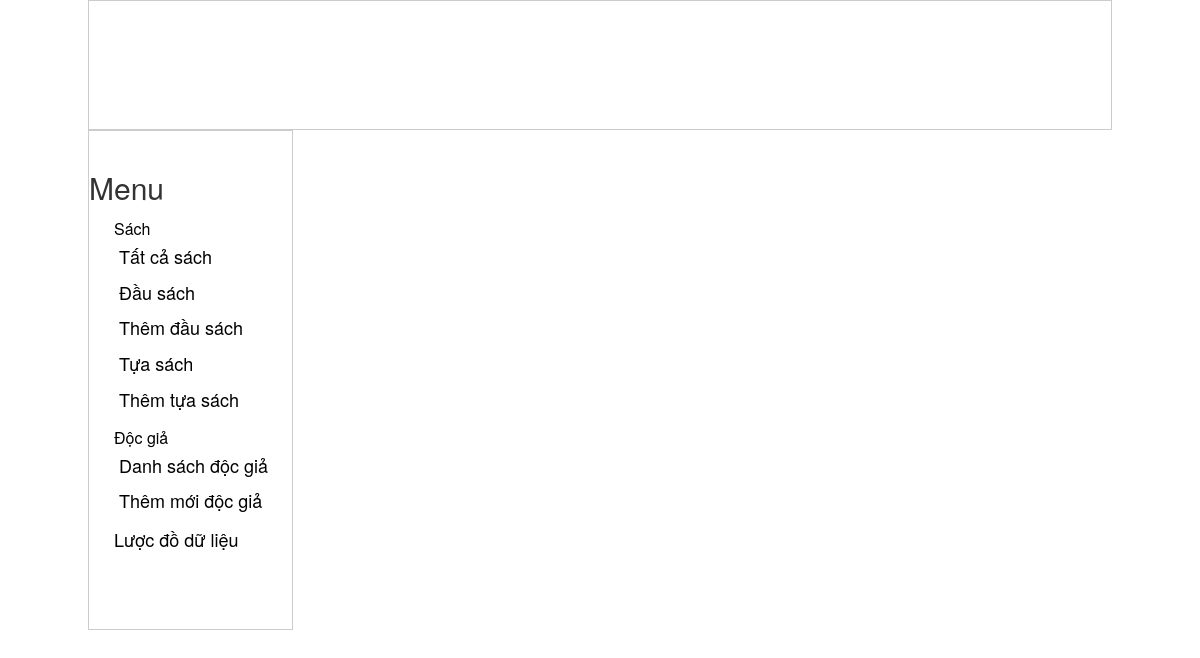
/index.php?act=list_sach, run on an earlier commit of the app's database.
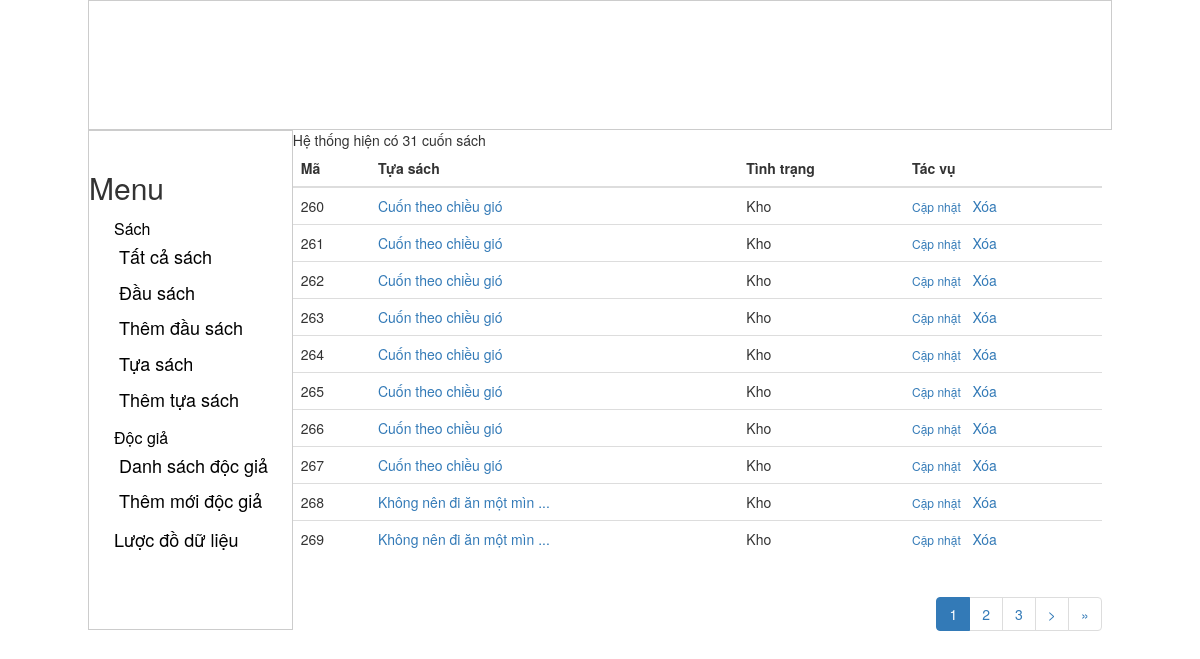
And on a later commit of the database.
### tables this page shows
CREATE TABLE `cuonsach` (
  `isbn` int(11) DEFAULT NULL,
  `ma_cuonsach` int(11) NOT NULL,
  `tinhtrang` varchar(255) NOT NULL
);

CREATE TABLE `dausach` (
  `isbn` int(11) UNSIGNED NOT NULL,
  `ma_tuasach` int(11) NOT NULL,
  `ngonngu` varchar(15) NOT NULL,
  `bia` varchar(255) NOT NULL,
  `trangthai` varchar(1) NOT NULL
);

CREATE TABLE `tuasach` (
  `ma_tuasach` int(11) UNSIGNED NOT NULL,
  `tuasach` varchar(255) NOT NULL,
  `tacgia` varchar(255) NOT NULL,
  `tomtat` text NOT NULL
);

### inc/class_books.php (called while the page is built, shortened)
<?php
Class CuonSach{
	public static function list_books($select_all = 0, $posts_per_age = 10, $current_page = 1) {
		global $conn;
		if($select_all){
			$sql ="SELECT * FROM cuonsach";
			$result = $conn->query($sql);
			if ($result->num_rows > 0) {
				return $result;
			}
			return 0;
		} else {
			$offset = $posts_per_age * ($current_page - 1);
			$sql ="SELECT * FROM cuonsach LIMIT {$posts_per_age} OFFSET {$offset}";
			$result = $conn->query($sql);
			if ($result->num_rows > 0) {
				return $result;
			}
			return 0;
		}
	}
}

### inc/class_dau_sach.php (called while the page is built, shortened)
<?php
Class DauSach{
	protected $conn;
	static $instance;
	function __construct() {
		global $conn;
		$this->conn 	= $conn;
		$this->table 	= 'dausach';
	}
	static function getInstance(){
        if(self::$instance !== null){
            return self::$instance;
        }
        self::$instance = new DauSach();
        return self::$instance;
    }
	function getMaTuaSachByISBN($isbn){
		$sql 	= "SELECT ma_tuasach FROM $this->table WHERE isbn = {$isbn}";
		$result = $this->conn->query($sql);
		if ( $result->num_rows > 0 ) {
			while( $row = $result->fetch_assoc() ) {
				return $row['ma_tuasach'];
			}
		}
		return 0;
	}
	function getTuaSachByISBN($isbn){
		$ma_tuasach = $this->getMaTuaSachByISBN($isbn);
		$tuasach 	=  TuaSach::getInstance();
		return $tuasach->getTitleTuaSach($ma_tuasach);
	}
}

### inc/class_tua_sach.php (called while the page is built, shortened)
<?php
Class TuaSach{
	protected $conn;
	protected $table;
	static $instance;
	function __construct(){
		global $conn;
		$this->conn = $conn;
		$this->table = 'tuasach';
	}
	static function getInstance(){
        if(self::$instance !== null){
            return self::$instance;
        }
        self::$instance = new TuaSach();
        return self::$instance;
    }
	function getTitleTuaSach($ma_tuasach){
		$result = $this->kiemTraTuaSachTonTai($ma_tuasach);
		if( $result ){
			while( $row = $result->fetch_assoc() ) {
				return $row['tuasach'];
			}
		}
		return 0;
	}
	function kiemTraTuaSachTonTai($ma_tuasach){
		$sql ="SELECT * FROM {$this->table} WHERE ma_tuasach = {$ma_tuasach} ";
		$result = $this->conn->query($sql);
		if ($result->num_rows > 0) {
			return $result;
		}
		return 0;
	}
}

### module/list_sach.php (the view, shortened to what this page needs)
<?php
$total = CuonSach::list_books($select_all = 1);
if( !empty($total) ){
	$url = 'index.php?act=list_sach&';
	$total_record = $total->num_rows;
    $current_page = isset($_GET['page']) ? $_GET['page'] : 1;
    $posts_per_page = 10;
    $max_page = ceil($total_record/$posts_per_page);
	$result = CuonSach::list_books($select_all = 0, $posts_per_page, $current_page );
    echo "Hệ thống hiện có {$total_record} cuốn sách";
	echo '<table class="table ">';
	echo '<thead><tr><th> Mã</th> <th> Tựa sách </th><th> Tình trạng </td> <th> Tác vụ </th> </tr></thead>';
	echo ' <tbody>';
	while( $row = $result->fetch_assoc() ) {
		$isbn 		= $row['isbn'];
		$tinhtrang 	= ($row['tinhtrang'] == 1)  ?  'Kho' :'Đang mượn';
		echo '<tr>';
        echo "<td> " . $row["ma_cuonsach"]. " </td><td> <a class='' href= 'index.php?act=chi_tiet_sach&id=".$row["ma_cuonsach"]."'> " . limit_string( getTuaSachByISBN($isbn),30). "</a> </td><td>". $tinhtrang. "</td>";
        echo "<td><a  class='action'  href='index.php?act=frm_insert_book&id=".$row["ma_cuonsach"]."'>Cập nhật</a> &nbsp; <a href='{$url}page={$current_page}&del={$row["ma_cuonsach"]}' onclick ='return remove_tua_sach()'> Xóa</a>  ";
        echo '</tr>';
    }
    echo '</tbody>';
    echo '</table>';
    echo paginate( $posts_per_page, $current_page, $total_record,  $max_page, $url = 'index.php?act=list_sach');
}

### index.php (shortened to what this page needs)
<!DOCTYPE html>
<html>
<?php
	require_once("inc/main.php");
?>
<head>
	<link rel="stylesheet" type="text/css" href="style.css">
	<link rel="stylesheet" type="text/css" href="assest/css/bootstrap.min.css">
	<link rel="stylesheet" href="https://cdnjs.cloudflare.com/ajax/libs/bootstrap-select/1.11.2/css/bootstrap-select.min.css">
</head>
<body>
	<div class="wrapper">
		<div id="header">
		</div>
		<?php require_once('left.php');?>
		<div class="main">
			<?php
				$view = isset($_GET['act']) ? $_GET['act']:'list';
				$module = 'module/'.$view.'.php';
				require($module);
			?>
		</div>
	</div>
</body>
</html>

### left.php (shortened to what this page needs)
<div class="left sidebar">
	<ul class="nav navbar-nav">
		<h2>Menu </h2>
		<li> <a href="#"  class="heading"> Sách</a>
			<ul class="sub">
				<li> <a href="index.php?act=list_sach">Tất cả sách</a></li>
				<li> <a href="index.php?act=list_dau_sach">Đầu sách</a></li>
				<li> <a href="index.php?act=frm_add_dau_sach">Thêm đầu sách</a></li>
				<li> <a href="index.php?act=list_tua_sach">Tựa sách</a></li>
				<li> <a href="index.php?act=frm_add_tua_sach">Thêm tựa sách</a></li>
			</ul>
		</li>
		<li>
			<a class="heading" href="#">Độc giả</a>
			<ul class="sub">
				<li> <a href="index.php?act=list_docgia">Danh sách độc giả</a></li>
				<li> <a href="index.php?act=form-insert-user">Thêm mới độc giả</a></li>
			</ul>
		</li>
		<li> <a href="index.php?act=dbstruct"> Lược đồ dữ liệu</a></li>
	</ul>
</div>

### inc/main.php (shortened to what this page needs)
			<?php
	require('class_tua_sach.php');
	require('class_dau_sach.php');
	require('class_books.php');
	function getTuaSachByISBN($isbn){
		$dausach = DauSach::getInstance();
		return $dausach->getTuaSachByISBN($isbn);
	}
	function limit_string($string, $len) {
		$t_len 		= $len;
		$string_len = strlen($string);
	    if($len >  $string_len){
	    	$len = $string_len;
	    }
	    $pos = strpos($string, ' ', $len);
	    if($pos){
	    	$string = substr($string,0,$pos);
	    } else {
	    	$string = substr($string,0,$len);
	    }
	     if($t_len < $string_len)
	     	$string .= ' ...';
	    return $string ;
	}
	function paginate($item_per_page, $current_page, $total_records, $total_pages, $page_url){
    $pagination = '';
    if($total_pages > 0 && $total_pages != 1 && $current_page <= $total_pages){
        $pagination .= '<ul class="pagination paging">';
        $right_links    = $current_page + 3;
        $first_link     = true;
        if($first_link){
            $pagination .= '<li class="first active"><span>'.$current_page.'</span></li>';
        }elseif($current_page == $total_pages){
            $pagination .= '<li class="last active"><span>'.$current_page.'</span></li>';
        }else{
            $pagination .= '<li class="active"><span>'.$current_page.'</span></li>';
        }
        for($i = $current_page+1; $i < $right_links ; $i++){
            if($i<=$total_pages){
                $pagination .= '<li><a href="'.$page_url.'&page='.$i.'">'.$i.'</a></li>';
            }
        }
        if($current_page < $total_pages){
                $next_link = ($i > $total_pages)? $total_pages : $i;
                $pagination .= '<li><a href="'.$page_url.'&page='.$next_link.'" >&gt;</a></li>';
                $pagination .= '<li class="last"><a href="'.$page_url.'&page='.$total_pages.'" title="Last">&raquo;</a></li>';
        }
        $pagination .= '</ul>';
    }
    return $pagination;
}

### style.css (style rules this page uses)
body, ul, li, div, ol, td, span, p ,label, form,h1,h2,h3,h4,h5,h6 { margin: 0; padding: 0; }
ul.paging li { float: left; list-style: none; }
ul.paging li a { list-style: none; font-style: normal; text-decoration:none; }
.wrapper { width: 1024px; margin: 0 auto; }
.left { width: 20%; float: left; padding-top: 20px; border: 1px solid #ccc; min-height: 500px; }
.left ul li { display: block; list-style: none; padding: 5px 10px; }
.left ul li a { text-decoration: none; font-size: 18px; color: #000; }
.main { width: 79%; float: left; }
#header { width: 100%; height: 130px; border: 1px solid #ccc; }
.sidebar ul li a { font-size: 18px; //1text-transform: uppercase; }
ul.sub { padding-left: 10px; }
.sidebar .navbar-nav>li>a { padding-top: 0; padding-bottom: 0; }
.sidebar li a.heading { font-size: 16px; }
a.action { font-size: 12px; }
ul.pagination { float: right; text-align: right; }

What changed in the data, as far as the page shows it:
added cuonsach: ma_cuonsach "260", isbn.tuasach "Cuốn theo chiều gió", tinhtrang "Kho"
added cuonsach: ma_cuonsach "261", isbn.tuasach "Cuốn theo chiều gió", tinhtrang "Kho"
added cuonsach: ma_cuonsach "262", isbn.tuasach "Cuốn theo chiều gió", tinhtrang "Kho"
added cuonsach: ma_cuonsach "263", isbn.tuasach "Cuốn theo chiều gió", tinhtrang "Kho"
added cuonsach: ma_cuonsach "264", isbn.tuasach "Cuốn theo chiều gió", tinhtrang "Kho"
added cuonsach: ma_cuonsach "265", isbn.tuasach "Cuốn theo chiều gió", tinhtrang "Kho"
added cuonsach: ma_cuonsach "266", isbn.tuasach "Cuốn theo chiều gió", tinhtrang "Kho"
added cuonsach: ma_cuonsach "267", isbn.tuasach "Cuốn theo chiều gió", tinhtrang "Kho"
added cuonsach: ma_cuonsach "268", isbn.tuasach "Không nên đi ăn một mìn ...", tinhtrang "Kho"
added cuonsach: ma_cuonsach "269", isbn.tuasach "Không nên đi ăn một mìn ...", tinhtrang "Kho"
Also different on the page:
$total_record: (not shown) → "31"
$current_page: (not shown) → "1"
text now shown: "Hệ thống hiện có cuốn sách Mã Tựa sách Tình trạng Tác vụ > »"
new list line: "2"
new list line: "3"
